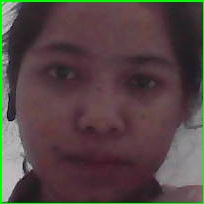
#> input picture dataset_wajah/111111.jpg, 204 x 204 px, found by its file name; its folder holds 5 pictures in this run
$ python app.py
#> lines starting #> are read from the running program, lines starting #| are printed output that depends on the picture
import cv2
import pytesseract
import os
import numpy as np

# Inisialisasi model pengenalan wajah
face_cascade = cv2.CascadeClassifier(cv2.data.haarcascades + 'haarcascade_frontalface_default.xml')
dataset_directory = 'dataset_wajah'

# Fungsi untuk mengenali wajah berdasarkan dataset
def recognize_face(face_region):
    people = [person for person in os.listdir(dataset_directory) if os.path.isdir(os.path.join(dataset_directory, person))]
    label = "Unknown"

    for person in people:
        person_folder = os.path.join(dataset_directory, person)
        person_images = os.listdir(person_folder)
        if len(person_images) > 0:
            known_face = cv2.imread(os.path.join(person_folder, person_images[0]), cv2.IMREAD_GRAYSCALE)
            res = cv2.matchTemplate(face_region, known_face, cv2.TM_CCOEFF_NORMED)
            threshold = 0.7
            loc = np.where(res >= threshold)

            if loc[0].size > 0:
                label = person
                break

    return label

# Fungsi untuk memproses gambar dan mendeteksi wajah
def recognize_faces_in_image(image_path):
#> called with image_path = '111111.jpg'
    img = cv2.imread(image_path)
#> img is the input picture: shape (204, 204, 3); mean B, G, R 68.7, 70.2, 84

    # Deteksi wajah
    gray = cv2.cvtColor(img, cv2.COLOR_BGR2GRAY)
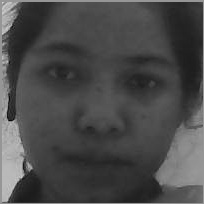
#> gray: shape (204, 204); min 0, max 214, mean 74.2
    faces = face_cascade.detectMultiScale(gray, scaleFactor=1.1, minNeighbors=5, minSize=(30, 30))
#> faces = [[15, 12, 178, 178]]

    recognized_name = "Tidak dikenali"
    for (x, y, w, h) in faces:
        face_region = gray[y:y+h, x:x+w]
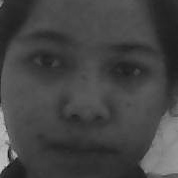
#> face_region: shape (178, 178); min 20, max 202, mean 67.9
        recognized_name = recognize_face(face_region)
#> recognized_name = 'Unknown'
        break  # Ambil wajah pertama yang dikenali

    return recognized_name

# Fungsi OCR untuk mendeteksi jumlah uang
def detect_amount_in_image(image_path):
    img = cv2.imread(image_path)

    # Ubah gambar ke grayscale untuk OCR
    gray = cv2.cvtColor(img, cv2.COLOR_BGR2GRAY)

    # Gunakan pytesseract untuk ekstraksi teks
    text = pytesseract.image_to_string(gray, config='--psm 6')

    # Cek apakah ada angka dalam teks yang ditemukan
    amount = ''.join([char for char in text if char.isdigit()])
    return amount if amount else "Tidak terdeteksi"

# Fungsi utama untuk menjalankan face recognition dan OCR secara bersamaan
def process_image(image_path):
    # Proses pengenalan wajah
    recognized_name = recognize_faces_in_image(image_path)
#> recognized_name = 'Unknown'

    # Proses deteksi jumlah uang menggunakan OCR
    detected_amount = detect_amount_in_image(image_path)

    # Kembalikan hasil
    return {
        "nama": recognized_name,
        "amount": detected_amount
    }

# Contoh penggunaan
if __name__ == '__main__':
    image_path = '111111.jpg'  # Ganti dengan path gambar yang ingin diuji
#> (the run stopped early here; a loop or call above may not have finished)
